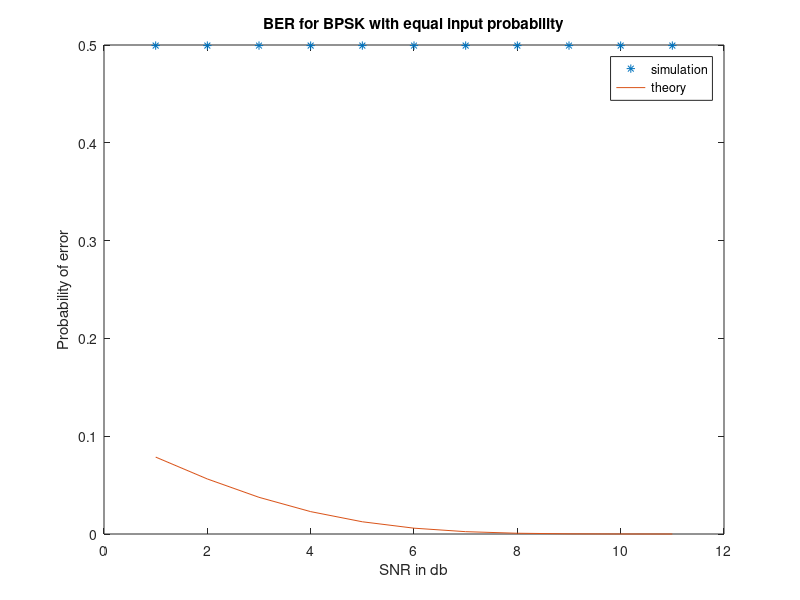

Write the MATLAB code that produced this figure.
% BPSK BER curve 

N = 10.^6;                % number of input BPSK symbols
X = 2*(rand(1,N)>0.5)-1;  % generate N BPSK symbols

snr_db = 0:10;            % snr is varied from 0 to 10 db

for( i = 1:length(snr_db)) 
   
        variance(i) = (1/sqrt(2)) * (10.^-(snr_db(i)/20)); % Calculate the corresponding variance
        noise =  variance(i) * (randn(1,N)+j*randn(1,N));  % generate noise with given variance
        Received_signal = X + noise;                       % adding noise to input signal
        decode_signal = 2*(Received_signal > 0)-1;         
        find_bit_error = abs((X - decode_signal)/2);       % decoding received signal, Threshold is taken as '0'
        bit_error(i) = sum(find_bit_error)/N;              % calculating total error bits
end

h1=plot(bit_error,'*');                       % plot BER from monte-carlo simulations
hold on;
h2=plot(0.5*erfc(sqrt(1./(2*variance.^2))));  % plot theoretical BER for BPSK
legend([h1 h2],'simulation','theory');
title('BER for BPSK with equal input probability');
xlabel('SNR in db');
ylabel('Probability of error');
